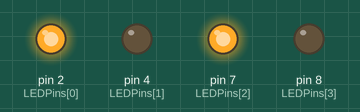
Simulated run of this sketch. Board: Arduino Uno, built with avr-gcc and run on an emulated ATmega328P. Parts: output pins drawn as LEDs (lit = HIGH).

Above: at 0.1 s.
Timing chart, 0 to 1.6 s (numbered marks = the images above):
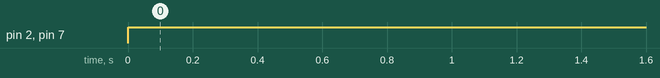

Measured:
- by itself, pin 2 (LEDPins[0]), pin 7 (LEDPins[2]): LOW → HIGH at 0.00 s

The sketch:

bin4counter.ino
```cpp
#include <ArduinoSTL.h>

using namespace std;

const int LEDPins[] = {2, 4, 7, 8};

void setup() {
  Serial.begin(9600);
  for (auto pin : LEDPins) {
    pinMode(pin, OUTPUT);
  }
}

void numberToLEDs(int num) {
  for (int i = 0; i < 4; i++) {
    digitalWrite(LEDPins[i], bitRead(num, i));
  }
}

void loop() {
  numberToLEDs(5);
}
```
